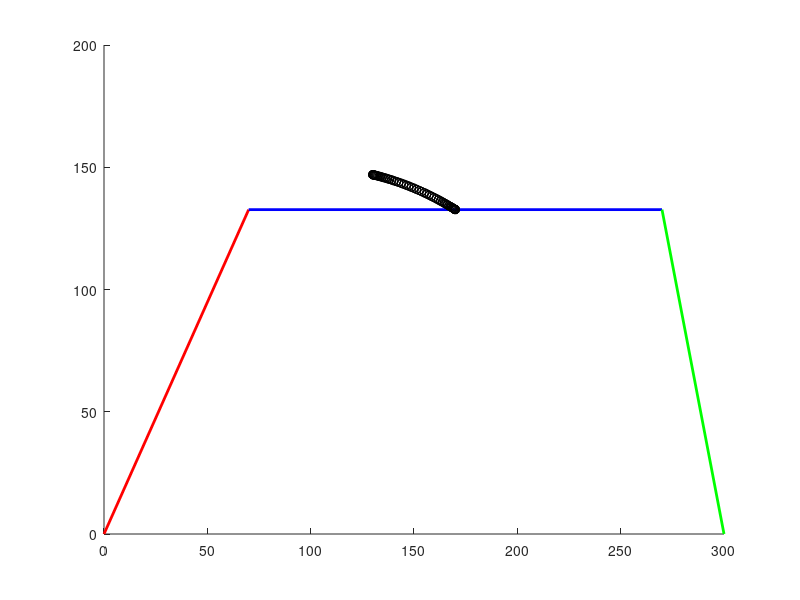

MATLAB code to generate this figure:
close all
clear all
clc

% Parameter
q.b = [0];
q.p1 = [0];
q.p2 = [0];
l1 = 150;
l2 = 200;
l3 = 300;
lb = 100;

pc = [100, 150]';
p1 = [0, 0]';
p2 = [l3, 0]';

q.p1 = acos((pc(1)-p1(1)-lb*cos(q.b))/l1);
q.p2 = acos((pc(1)-p2(1)+lb*cos(q.b))/l2);

pc(2) = p2(2) + l2*sin(q.p2) - lb*sin(q.b);
pa = p1 + [l1*cos(q.p1), l1*sin(q.p1)]';
pb = pc + [l1*cos(q.b), l1*sin(q.b)]';


point1.x = p1(1);point1.y= p1(2);
point2.x = pa(1);point2.y= pa(2);
point3.x = pc(1);point3.y= pc(2);
point4.x = pb(1);point4.y= pb(2);
point5.x = p2(1);point5.y= p2(2);
L1 = line([point1.x, point2.x],[point1.y,point2.y],[0,0],'Color','r','LineWidth',2);
L2 = line([point2.x, point4.x],[point2.y,point4.y],[0,0],'Color','b','LineWidth',2);
L3 = line([point4.x, point5.x],[point4.y,point5.y],[0,0],'Color','g','LineWidth',2);
pause(1);

dt = 0.1;
t = 0:dt:10;

xc = 150;
yc = 175;
r = 20;

x = xc + r*cos(pi/5*t);

hold on
for k = 1:length(t)
  
    pc(1) = x(k);
    q.b = 0;

    q.p1 = acos((pc(1)-p1(1)-lb*cos(q.b))/l1);
    q.p2 = acos((pc(1)-p2(1)+lb*cos(q.b))/l2);

    pc(2) = p2(2) + l1*sin(q.p1) + lb*sin(q.b);
    
    pa = p1 + [l1*cos(q.p1), l1*sin(q.p1)]';
    pb = pc + [lb*cos(q.b), lb*sin(q.b)]';


    point1.x = p1(1);point1.y= p1(2);
    point2.x = pa(1);point2.y= pa(2);
    point3.x = pc(1);point3.y= pc(2);
    point4.x = pb(1);point4.y= pb(2);
    point5.x = p2(1);point5.y= p2(2);
    set(L1,'ZData',[0,0],'YData',[point1.y,point2.y],'XData',[point1.x, point2.x]);
    set(L2,'ZData',[0,0],'YData',[point2.y,point4.y],'XData',[point2.x, point4.x]);
    set(L3,'ZData',[0,0],'YData',[point4.y,point5.y],'XData',[point4.x, point5.x]);
    plot(pc(1),pc(2),'ok');
    pause(dt);
end



